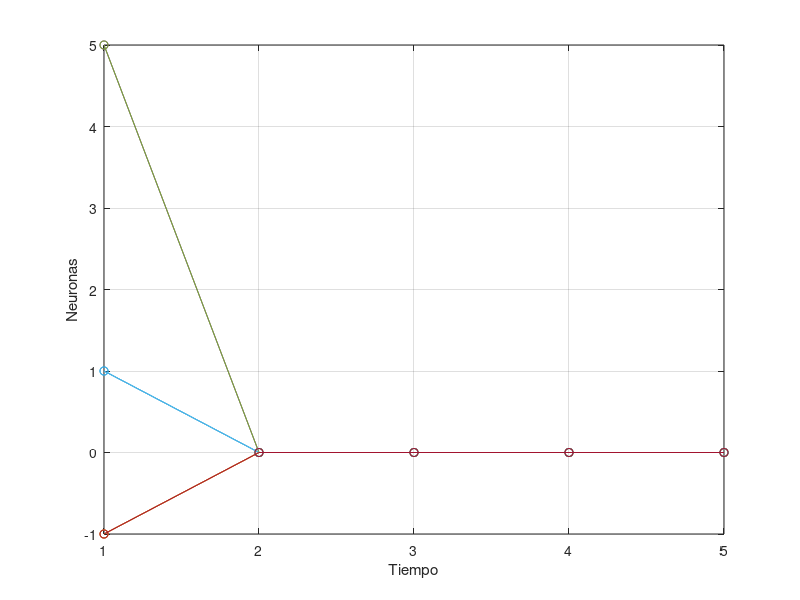

MATLAB code to generate this figure:
load('./data/inputdata.mat');

% checkUniqueNeuron(v). La función representa la condición número uno
% para terminar la recurrencia es que solo una neurona sea mayor a cero
% y todas las demás cero.
function single =  checkSingleActiveOutput(v)
single = false;
for i = 1:length(v)
    if(v(i) > 0)
        if(single)
            single = false;
            break;
        else
            single = true;
        end
    end
end
end

% coincidence(v1,v2). La función representa la segunda condición que sucede
% cuando la primera iteración que cumpla la condición número uno sea igual a
% la segunda iteración.
function coincidence = findCoincidence(v1,v2)
if v1 == v2
    coincidence = true;
else
    coincidence = false;
end
end

% Posslin(n). Simulación de función Poslin(n)
function a = posslin(n)
n(n < 0) = 0;
a = n;
end


% a2 = iteration(o, W2). Sea a2 el valor del cálculo de a2(t+1)
% Supongamos que o = a2(t)
function a = computeA2(o , W2)
n = W2 * o;
a = posslin(n);
end

% HammingNetwork(W1, b, e, p). Función principal
function a2Values = HammingNetwork(W1, b, e , p, S)
a2Values = [];

% Feedfoward layer
% Primera capa
%   Generando el valor de n
n = W1 * p + b ;
%   Función Purelin(n)
a1 = n;
% Recurrent Layer
% Segunda capa
%   Asignando a2(0) = a(0)
a2 = a1;
a2Values = horzcat(a2Values, a2);
%   Creando W2 con epsilon
%     Creando matriz SxS, con -epsilon
W2 = ones(S) * -1 * e;
%     Llenando la diagonal con -1
W2(logical(eye(size(W2)))) = 1;

%     Representa a2(1) = posslin(W2 a(0))
last = posslin(W2 * a2); % a2(1) = a2()
% Variable que servira para contar ciertas iteraciones
it100 = 0;

% El blucle terminara cuando se cumplan las primera dos condiciones
while true
  actual = computeA2(last, W2);
  % Si se cumplen las dos condiciones se rompera el bucle
  if (findCoincidence(last, actual) && checkSingleActiveOutput(actual)) || it100 == 100  % ------IMPORTANTE REMOVER SI NO SE DESEAN HACER UN MÁXIMO DE 100 ITERACIONES
    break;
  else
    % Agregnado los vectores a la lista de valores de a2
    a2Values = horzcat(a2Values, actual);
    last = actual;
    it100 = it100 + 1;
  end
end
% Añadiendo el ultimo valor
a2Values = horzcat(a2Values, actual);
end

function main(W, b, e, p, S)
% Obteniendo la información
a2Values = HammingNetwork(W, b, e, p, S);
disp(a2Values);
% Asignando los valores a graficar
x_coords = 1:length(a2Values(1, :));
y_coords = a2Values';

% Graficando los datos
figure;
plot(x_coords, y_coords, '-o');
xlabel('Tiempo');
ylabel('Neuronas');

grid on;
end

main(W, b, e, p, S);
